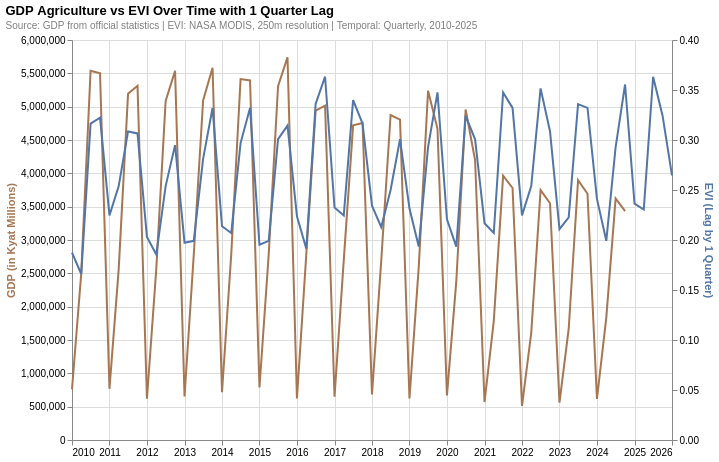

The notebook cell saved with this chart:
### Markdown cell above
### Temporal Trends at National Level

The figure below shows agricultural GDP from 2010 to 2024 and quarterly EVI (lagged one quarter) from 2010 to mid 2025. The near-identical cyclical patterns suggest agricultural GDP materializes approximately one quarter later.

### Code cell
"""
Although the comparison should ideally use the EVI lagged by one quarter, 
we must use the unlagged EVI in the code because the GDP itself requires 
a one-quarter shift to match the fiscal year.
"""

evi_gdp_annual = (
    evi_adm0.join(gdp_quarterly.set_index("date"), on="date", how="left")
    .assign(
        gdp=lambda df: df["gdp"].round(2),
        evi=lambda df: df["evi"].round(4),
        # Shift GDP by one quarter to align calendar year with fiscal year
        gdp_lag_1=lambda df: df["gdp"].shift(-1),
    )
    .reset_index()
)

base = alt.Chart(evi_gdp_annual).encode(alt.X("date:T").title(None))

nearest = alt.selection_point(
    nearest=True, on="pointerover", fields=["date"], empty=False
)

when_near = alt.when(nearest)

gdp_line = base.mark_line(color="#A77652", strokeWidth=2).encode(
    y=alt.Y("gdp_lag_1:Q").axis(title="GDP (in Kyat Millions)", titleColor="#A77652"),
)

evi_line = base.mark_line(color="#5276A7", strokeWidth=2).encode(
    y=alt.Y("evi:Q").axis(title="EVI (Lag by 1 Quarter)", titleColor="#5276A7"),
)

rules = (
    base.mark_rule(color="gray")
    .encode(
        opacity=when_near.then(alt.value(0.3)).otherwise(alt.value(0)),
        tooltip=[
            alt.Tooltip("yearquarter(date):T", title="Date"),
            alt.Tooltip("gdp_lag_1:Q", title="GDP (Kyat Millions)", format=",.2f"),
            alt.Tooltip("evi:Q", title="EVI", format=".4f"),
        ],
    )
    .add_params(nearest)
)

(
    alt.layer(gdp_line, evi_line, rules)
    .resolve_scale(y="independent")
    .properties(width=600, height=400)
    .configure_title(anchor="start", subtitleFontSize=10, subtitleColor="gray")
    .properties(
        title={
            "text": "GDP Agriculture vs EVI Over Time with 1 Quarter Lag",
            "subtitle": "Source: GDP from official statistics | EVI: NASA MODIS, 250m resolution | Temporal: Quarterly, 2010-2025",
        }
    )
)

### Figure 1 — Vega-Lite specification as saved in the notebook (floating-point values rounded to 4 significant figures)
{"config": {"view": {"continuousWidth": 300, "continuousHeight": 300}, "title": {"anchor": "start", "subtitleColor": "gray", "subtitleFontSize": 10}}, "layer": [{"mark": {"type": "line", "color": "#A77652", "strokeWidth": 2}, "encoding": {"x": {"field": "date", "title": null, "type": "temporal"}, "y": {"axis": {"title": "GDP (in Kyat Millions)", "titleColor": "#A77652"}, "field": "gdp_lag_1", "type": "quantitative"}}}, {"mark": {"type": "line", "color": "#5276A7", "strokeWidth": 2}, "encoding": {"x": {"field": "date", "title": null, "type": "temporal"}, "y": {"axis": {"title": "EVI (Lag by 1 Quarter)", "titleColor": "#5276A7"}, "field": "evi", "type": "quantitative"}}}, {"mark": {"type": "rule", "color": "gray"}, "encoding": {"opacity": {"condition": [{"param": "param_ee5dd68014745b8d", "value": 0.3, "empty": false}], "value": 0}, "tooltip": [{"field": "date", "timeUnit": "yearquarter", "title": "Date", "type": "temporal"}, {"field": "gdp_lag_1", "format": ",.2f", "title": "GDP (Kyat Millions)", "type": "quantitative"}, {"field": "evi", "format": ".4f", "title": "EVI", "type": "quantitative"}], "x": {"field": "date", "title": null, "type": "temporal"}}, "name": "view_d9d997eb0bf4c814_2"}], "data": {"name": "data-a05750f9e3a4f6eba7f12d4ed69bca3e"}, "height": 400, "params": [{"name": "param_ee5dd68014745b8d", "select": {"type": "point", "fields": ["date"], "nearest": true, "on": "pointerover"}, "views": ["view_d9d997eb0bf4c814_2"]}], "resolve": {"scale": {"y": "independent"}}, "title": {"text": "GDP Agriculture vs EVI Over Time with 1 Quarter Lag", "subtitle": "Source: GDP from official statistics | EVI: NASA MODIS, 250m resolution | Temporal: Quarterly, 2010-2025"}, "width": 600, "$schema": "https://vega.github.io/schema/vega-lite/v6.1.0.json", "datasets": {"data-a05750f9e3a4f6eba7f12d4ed69bca3e": [{"date": "2010-01-01T00:00:00", "evi": 0.1874, "sub_group": null, "gdp": null, "gdp_lag_1": 760600.0, "gdp_lag_2": null}, {"date": "2010-04-01T00:00:00", "evi": 0.166, "sub_group": "Agriculture", "gdp": 760600.0, "gdp_lag_1": 2500000.0, "gdp_lag_2": null}, {"date": "2010-07-01T00:00:00", "evi": 0.3164, "sub_group": "Agriculture", "gdp": 2500000.0, "gdp_lag_1": 5539000.0, "gdp_lag_2": null}, {"date": "2010-10-01T00:00:00", "evi": 0.3223, "sub_group": "Agriculture", "gdp": 5539000.0, "gdp_lag_1": 5502000.0, "gdp_lag_2": 760600.0}, {"date": "2011-01-01T00:00:00", "evi": 0.2246, "sub_group": "Agriculture", "gdp": 5502000.0, "gdp_lag_1": 767900.0, "gdp_lag_2": 2500000.0}, {"date": "2011-04-01T00:00:00", "evi": 0.2539, "sub_group": "Agriculture", "gdp": 767900.0, "gdp_lag_1": 2567000.0, "gdp_lag_2": 5539000.0}, {"date": "2011-07-01T00:00:00", "evi": 0.3086, "sub_group": "Agriculture", "gdp": 2567000.0, "gdp_lag_1": 5192000.0, "gdp_lag_2": 5502000.0}, {"date": "2011-10-01T00:00:00", "evi": 0.3066, "sub_group": "Agriculture", "gdp": 5192000.0, "gdp_lag_1": 5313000.0, "gdp_lag_2": 767900.0}, {"date": "2012-01-01T00:00:00", "evi": 0.2031, "sub_group": "Agriculture", "gdp": 5313000.0, "gdp_lag_1": 618400.0, "gdp_lag_2": 2567000.0}, {"date": "2012-04-01T00:00:00", "evi": 0.1855, "sub_group": "Agriculture", "gdp": 618400.0, "gdp_lag_1": 2566000.0, "gdp_lag_2": 5192000.0}, {"date": "2012-07-01T00:00:00", "evi": 0.2539, "sub_group": "Agriculture", "gdp": 2566000.0, "gdp_lag_1": 5085000.0, "gdp_lag_2": 5313000.0}, {"date": "2012-10-01T00:00:00", "evi": 0.2949, "sub_group": "Agriculture", "gdp": 5085000.0, "gdp_lag_1": 5537000.0, "gdp_lag_2": 618400.0}, {"date": "2013-01-01T00:00:00", "evi": 0.1973, "sub_group": "Agriculture", "gdp": 5537000.0, "gdp_lag_1": 653000.0, "gdp_lag_2": 2566000.0}, {"date": "2013-04-01T00:00:00", "evi": 0.1992, "sub_group": "Agriculture", "gdp": 653000.0, "gdp_lag_1": 2781000.0, "gdp_lag_2": 5085000.0}, {"date": "2013-07-01T00:00:00", "evi": 0.2812, "sub_group": "Agriculture", "gdp": 2781000.0, "gdp_lag_1": 5093000.0, "gdp_lag_2": 5537000.0}, {"date": "2013-10-01T00:00:00", "evi": 0.332, "sub_group": "Agriculture", "gdp": 5093000.0, "gdp_lag_1": 5582000.0, "gdp_lag_2": 653000.0}, {"date": "2014-01-01T00:00:00", "evi": 0.2138, "sub_group": "Agriculture", "gdp": 5582000.0, "gdp_lag_1": 716600.0, "gdp_lag_2": 2781000.0}, {"date": "2014-04-01T00:00:00", "evi": 0.207, "sub_group": "Agriculture", "gdp": 716600.0, "gdp_lag_1": 2783000.0, "gdp_lag_2": 5093000.0}, {"date": "2014-07-01T00:00:00", "evi": 0.2969, "sub_group": "Agriculture", "gdp": 2783000.0, "gdp_lag_1": 5414000.0, "gdp_lag_2": 5582000.0}, {"date": "2014-10-01T00:00:00", "evi": 0.3321, "sub_group": "Agriculture", "gdp": 5414000.0, "gdp_lag_1": 5393000.0, "gdp_lag_2": 716600.0}, {"date": "2015-01-01T00:00:00", "evi": 0.1953, "sub_group": "Agriculture", "gdp": 5393000.0, "gdp_lag_1": 788200.0, "gdp_lag_2": 2783000.0}, {"date": "2015-04-01T00:00:00", "evi": 0.1992, "sub_group": "Agriculture", "gdp": 788200.0, "gdp_lag_1": 2786000.0, "gdp_lag_2": 5414000.0}, {"date": "2015-07-01T00:00:00", "evi": 0.3008, "sub_group": "Agriculture", "gdp": 2786000.0, "gdp_lag_1": 5306000.0, "gdp_lag_2": 5393000.0}, {"date": "2015-10-01T00:00:00", "evi": 0.3144, "sub_group": "Agriculture", "gdp": 5306000.0, "gdp_lag_1": 5741000.0, "gdp_lag_2": 788200.0}, {"date": "2016-01-01T00:00:00", "evi": 0.2236, "sub_group": "Agriculture", "gdp": 5741000.0, "gdp_lag_1": 622400.0, "gdp_lag_2": 2786000.0}, {"date": "2016-04-01T00:00:00", "evi": 0.1914, "sub_group": "Agriculture", "gdp": 622400.0, "gdp_lag_1": 2784000.0, "gdp_lag_2": 5306000.0}, {"date": "2016-07-01T00:00:00", "evi": 0.336, "sub_group": "Agriculture", "gdp": 2784000.0, "gdp_lag_1": 4940000.0, "gdp_lag_2": 5741000.0}, {"date": "2016-10-01T00:00:00", "evi": 0.3633, "sub_group": "Agriculture", "gdp": 4940000.0, "gdp_lag_1": 5015000.0, "gdp_lag_2": 622400.0}, {"date": "2017-01-01T00:00:00", "evi": 0.2324, "sub_group": "Agriculture", "gdp": 5015000.0, "gdp_lag_1": 650100.0, "gdp_lag_2": 2784000.0}, {"date": "2017-04-01T00:00:00", "evi": 0.2246, "sub_group": "Agriculture", "gdp": 650100.0, "gdp_lag_1": 2697000.0, "gdp_lag_2": 4940000.0}, {"date": "2017-07-01T00:00:00", "evi": 0.3399, "sub_group": "Agriculture", "gdp": 2697000.0, "gdp_lag_1": 4719000.0, "gdp_lag_2": 5015000.0}, {"date": "2017-10-01T00:00:00", "evi": 0.3164, "sub_group": "Agriculture", "gdp": 4719000.0, "gdp_lag_1": 4754000.0, "gdp_lag_2": 650100.0}, {"date": "2018-01-01T00:00:00", "evi": 0.2343, "sub_group": "Agriculture", "gdp": 4754000.0, "gdp_lag_1": 684100.0, "gdp_lag_2": 2697000.0}, {"date": "2018-04-01T00:00:00", "evi": 0.2129, "sub_group": "Agriculture", "gdp": 684100.0, "gdp_lag_1": 2691000.0, "gdp_lag_2": 4719000.0}, {"date": "2018-07-01T00:00:00", "evi": 0.25, "sub_group": "Agriculture", "gdp": 2691000.0, "gdp_lag_1": 4875000.0, "gdp_lag_2": 4754000.0}, {"date": "2018-10-01T00:00:00", "evi": 0.3007, "sub_group": "Agriculture", "gdp": 4875000.0, "gdp_lag_1": 4805000.0, "gdp_lag_2": 684100.0}, {"date": "2019-01-01T00:00:00", "evi": 0.2314, "sub_group": "Agriculture", "gdp": 4805000.0, "gdp_lag_1": 622000.0, "gdp_lag_2": 2691000.0}, {"date": "2019-04-01T00:00:00", "evi": 0.1934, "sub_group": "Agriculture", "gdp": 622000.0, "gdp_lag_1": 2590000.0, "gdp_lag_2": 4875000.0}, {"date": "2019-07-01T00:00:00", "evi": 0.2929, "sub_group": "Agriculture", "gdp": 2590000.0, "gdp_lag_1": 5240000.0, "gdp_lag_2": 4805000.0}, {"date": "2019-10-01T00:00:00", "evi": 0.3476, "sub_group": "Agriculture", "gdp": 5240000.0, "gdp_lag_1": 4667000.0, "gdp_lag_2": 622000.0}, {"date": "2020-01-01T00:00:00", "evi": 0.2207, "sub_group": "Agriculture", "gdp": 4667000.0, "gdp_lag_1": 669800.0, "gdp_lag_2": 2590000.0}, {"date": "2020-04-01T00:00:00", "evi": 0.1934, "sub_group": "Agriculture", "gdp": 669800.0, "gdp_lag_1": 2378000.0, "gdp_lag_2": 5240000.0}, {"date": "2020-07-01T00:00:00", "evi": 0.3242, "sub_group": "Agriculture", "gdp": 2378000.0, "gdp_lag_1": 4957000.0, "gdp_lag_2": 4667000.0}, {"date": "2020-10-01T00:00:00", "evi": 0.3007, "sub_group": "Agriculture", "gdp": 4957000.0, "gdp_lag_1": 4200000.0, "gdp_lag_2": 669800.0}, {"date": "2021-01-01T00:00:00", "evi": 0.2168, "sub_group": "Agriculture", "gdp": 4200000.0, "gdp_lag_1": 569400.0, "gdp_lag_2": 2378000.0}, {"date": "2021-04-01T00:00:00", "evi": 0.207, "sub_group": "Agriculture", "gdp": 569400.0, "gdp_lag_1": 1784000.0, "gdp_lag_2": 4957000.0}, {"date": "2021-07-01T00:00:00", "evi": 0.3476, "sub_group": "Agriculture", "gdp": 1784000.0, "gdp_lag_1": 3966000.0, "gdp_lag_2": 4200000.0}, {"date": "2021-10-01T00:00:00", "evi": 0.3321, "sub_group": "Agriculture", "gdp": 3966000.0, "gdp_lag_1": 3780000.0, "gdp_lag_2": 569400.0}, {"date": "2022-01-01T00:00:00", "evi": 0.2246, "sub_group": "Agriculture", "gdp": 3780000.0, "gdp_lag_1": 512400.0, "gdp_lag_2": 1784000.0}, {"date": "2022-04-01T00:00:00", "evi": 0.2539, "sub_group": "Agriculture", "gdp": 512400.0, "gdp_lag_1": 1605000.0, "gdp_lag_2": 3966000.0}, {"date": "2022-07-01T00:00:00", "evi": 0.3516, "sub_group": "Agriculture", "gdp": 1605000.0, "gdp_lag_1": 3747000.0, "gdp_lag_2": 3780000.0}, {"date": "2022-10-01T00:00:00", "evi": 0.3085, "sub_group": "Agriculture", "gdp": 3747000.0, "gdp_lag_1": 3551000.0, "gdp_lag_2": 512400.0}, {"date": "2023-01-01T00:00:00", "evi": 0.2109, "sub_group": "Agriculture", "gdp": 3551000.0, "gdp_lag_1": 559100.0, "gdp_lag_2": 1605000.0}, {"date": "2023-04-01T00:00:00", "evi": 0.2226, "sub_group": "Agriculture", "gdp": 559100.0, "gdp_lag_1": 1670000.0, "gdp_lag_2": 3747000.0}, {"date": "2023-07-01T00:00:00", "evi": 0.3359, "sub_group": "Agriculture", "gdp": 1670000.0, "gdp_lag_1": 3897000.0, "gdp_lag_2": 3551000.0}, {"date": "2023-10-01T00:00:00", "evi": 0.3321, "sub_group": "Agriculture", "gdp": 3897000.0, "gdp_lag_1": 3693000.0, "gdp_lag_2": 559100.0}, {"date": "2024-01-01T00:00:00", "evi": 0.2411, "sub_group": "Agriculture", "gdp": 3693000.0, "gdp_lag_1": 615000.0, "gdp_lag_2": 1670000.0}, {"date": "2024-04-01T00:00:00", "evi": 0.1992, "sub_group": "Agriculture", "gdp": 615000.0, "gdp_lag_1": 1837000.0, "gdp_lag_2": 3897000.0}, {"date": "2024-07-01T00:00:00", "evi": 0.293, "sub_group": "Agriculture", "gdp": 1837000.0, "gdp_lag_1": 3624000.0, "gdp_lag_2": 3693000.0}, {"date": "2024-10-01T00:00:00", "evi": 0.3555, "sub_group": "Agriculture", "gdp": 3624000.0, "gdp_lag_1": 3435000.0, "gdp_lag_2": 615000.0}, {"date": "2025-01-01T00:00:00", "evi": 0.2363, "sub_group": "Agriculture", "gdp": 3435000.0, "gdp_lag_1": null, "gdp_lag_2": 1837000.0}, {"date": "2025-04-01T00:00:00", "evi": 0.2304, "sub_group": null, "gdp": null, "gdp_lag_1": null, "gdp_lag_2": null}, {"date": "2025-07-01T00:00:00", "evi": 0.3633, "sub_group": null, "gdp": null, "gdp_lag_1": null, "gdp_lag_2": null}, {"date": "2025-10-01T00:00:00", "evi": 0.3243, "sub_group": null, "gdp": null, "gdp_lag_1": null, "gdp_lag_2": null}, {"date": "2026-01-01T00:00:00", "evi": 0.2646, "sub_group": null, "gdp": null, "gdp_lag_1": null, "gdp_lag_2": null}]}}
